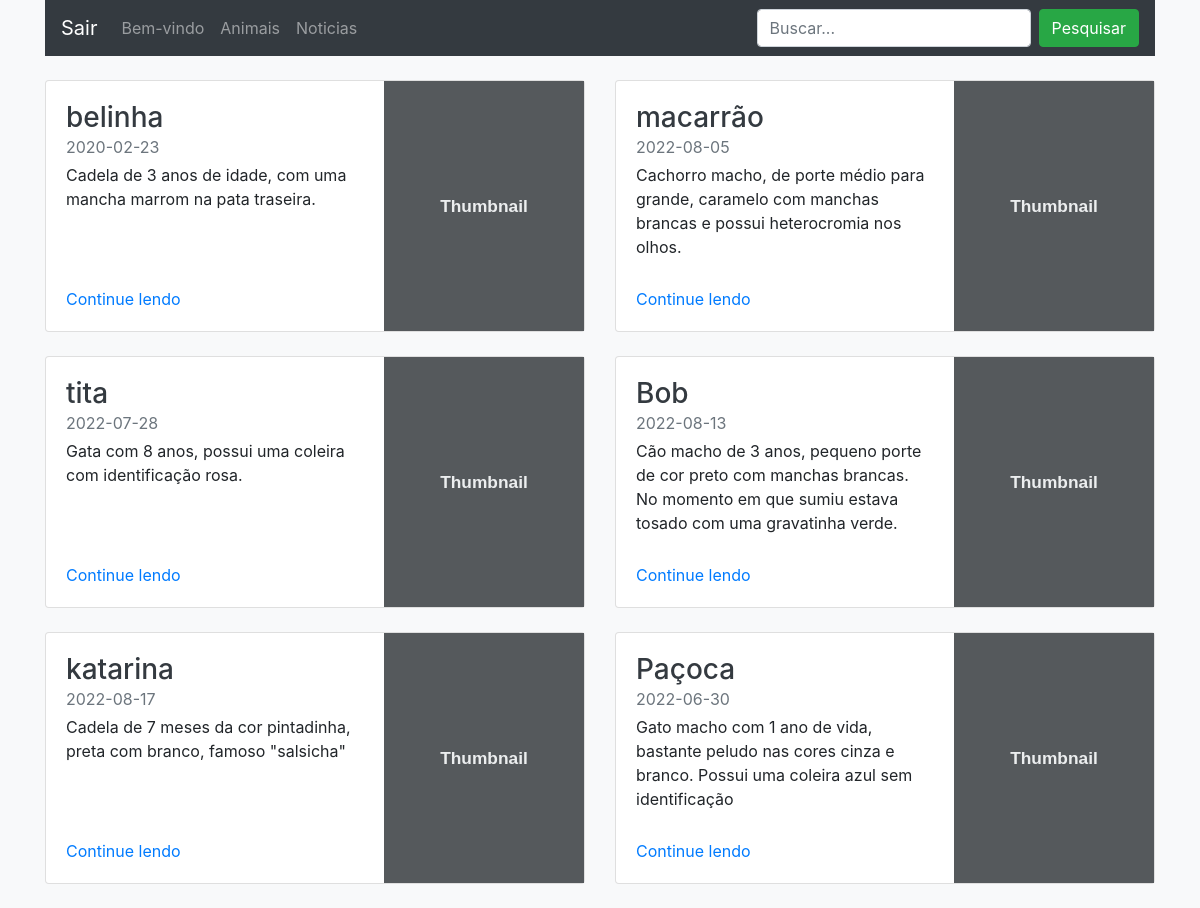
The page /mostrarProdutos.php on the database its author committed.
### tables this page shows
CREATE TABLE `produtos` (
  `id_produto` int(11) NOT NULL,
  `nome` varchar(50) NOT NULL,
  `tipo` varchar(50) NOT NULL,
  `validade` date NOT NULL,
  `descricao` varchar(150) NOT NULL
);

### model/conexao.class.php (called while the page is built, shortened)
<?php
abstract class Conexao{
    private $servidor = 'localhost';
    private $user = 'root';
    private $pass = '123';
    private $banco = 'app';
    protected function conexao(){
        $this->conn = new PDO('mysql:host=' . $this->servidor . ';dbname=' . $this->banco, $this->user, $this->pass);
    }
}
class Crud extends Conexao {
    private $tabela;
    public function __construct($tabela){
        $this->tabela = $tabela;
    }
    public function selectCrud($colunas, $where = false, $array_dados = null, $operador = "=") {
        if ($where) {
            foreach($array_dados as $indice => $valor){
                $filtro[] = $indice . " " . $operador . " :" . $indice;
            }
            $sql = "SELECT {$colunas} FROM {$this->tabela} WHERE " . join(" AND ", $filtro);
            $query = $this->conn->prepare($sql);
            $query->execute($array_dados);
        } else {
            $sql = "SELECT {$colunas} FROM {$this->tabela}";
            $query = $this->conn->prepare($sql);
            $query->execute();
        }
        return $query->fetchAll(PDO::FETCH_OBJ);
    }
}
?>

### mostrarProdutos.php (the view, shortened to what this page needs)
<!DOCTYPE html>
<html lang="pt-br">
<head>
  <link rel="stylesheet" href="https://maxcdn.bootstrapcdn.com/bootstrap/4.4.1/css/bootstrap.min.css">
  <link rel="stylesheet" href="https://cdnjs.cloudflare.com/ajax/libs/font-awesome/4.7.0/css/font-awesome.min.css">
</head>
<body class="bg-light">
    <div class="container">
    <nav class="navbar navbar-expand-lg navbar-dark bg-dark" >
        <a class="navbar-brand" href="index.php">Sair</a>
        <div class="collapse navbar-collapse" id="navb">
            <ul class="navbar-nav mr-auto">
            <li class="nav-item">
                <a class="nav-link" href="bemvindo.php">Bem-vindo</a>
            </li>
            <li class="nav-item">
                <a class="nav-link" href="mostrarProdutos.php">Animais</a>
            </li>
            <li class="nav-item">
                <a class="nav-link" href="mostrarNoticias.php">Noticias</a>
            </li>
            </ul>
            <form class="form-inline my-2 my-lg-0" method="GET" action="mostrarProdutos.php">
                <input class="form-control mr-sm-2" type="text" name="pesquisar" placeholder="Buscar...">
                <button class="btn btn-success my-2 my-sm-0" type="submit">Pesquisar</button>
            </form>
        </div>
        </nav>
    </div>
	<div class="container mt-4">
		<div class="row">
        <?php
				require_once("model/conexao.class.php");
                $produtos = new Crud("produtos");
                if (isset($_GET['pesquisar']))  {
                    echo "<div class='col-12 text-left mb-4'><h3>Você pesquisou por: " . htmlspecialchars($_GET['pesquisar']) . "</h3> </div>";
                    $pesquisa = array(
                        "titulo" => "%" . $_GET['pesquisar'] . "%"
                    );
                    $resposta = $produtos->selectCrud("*", true, $pesquisa, "LIKE");
                } else {
                    $resposta = $produtos->selectCrud("*");
                }
				foreach($resposta as $indice => $valor) {
                    echo '<div class="col-md-6">
          <div class="card flex-md-row mb-4 box-shadow h-md-250">
            <div class="card-body d-flex flex-column align-items-start">
              <h3 class="mb-0">
                <a class="text-dark" href="produto.php?id_produto=' . htmlspecialchars($valor->id_produto) . '">' . htmlspecialchars($valor->nome) . '</a>
              </h3>
              <div class="mb-1 text-muted">' . htmlspecialchars($valor->validade) . '</div>
              <p class="card-text mb-auto">' . htmlspecialchars($valor->descricao) . '</p>
              <a href="produto.php?id_produto=' . $valor->id_produto . '">Continue lendo</a>
            </div>
            <img class="card-img-right flex-auto d-none d-md-block" data-src="holder.js/200x250?theme=thumb" alt="Thumbnail [200x250]" style="width: 200px; height: 250px;" data-holder-rendered="true">
          </div>
        </div>';
				}
			?>
        </div>
        </div>
</body>
</html>

### rows shown on the page
produtos: nome "belinha", validade "2020-02-23", descricao "Cadela de 3 anos de idade, com uma mancha marrom na pata traseira."
produtos: nome "macarrão", validade "2022-08-05", descricao "Cachorro macho, de porte médio para grande, caramelo com manchas brancas e possui heterocromia nos olhos."
produtos: nome "tita", validade "2022-07-28", descricao "Gata com 8 anos, possui uma coleira com identificação rosa."
produtos: nome "Bob", validade "2022-08-13", descricao "Cão macho de 3 anos, pequeno porte de cor preto com manchas brancas. No momento em que sumiu estava tosado com uma gravatinha verde."
produtos: nome "katarina", validade "2022-08-17", descricao "Cadela de 7 meses da cor pintadinha, preta com branco, famoso \"salsicha\""
produtos: nome "Paçoca", validade "2022-06-30", descricao "Gato macho com 1 ano de vida, bastante peludo nas cores cinza e branco. Possui uma coleira azul sem identificação"
